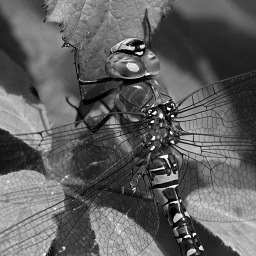
#> input picture DIPSourceHW1.jpg, 256 x 256 px
$ python Wet_part.py   (older library calls are emulated)
#> lines starting #> are read from the running program, lines starting #| are printed output that depends on the picture; after the words box and inside, x2 and y2 are one past the last pixel; in counts of white or black regions, pixels touching at a corner belong together
import scipy.io
import numpy as np
import scipy.misc
from matplotlib import pyplot as plt
from PIL import Image
from scipy import fftpack

#### functions ####

def save_as_img(PSF, index, name, my_format):
    PSF_256 = PSF * 255
    im_PSF = Image.fromarray(PSF_256)
    im_PSF = im_PSF.convert('RGB')
    name_PSF = name + str(index)
    im_PSF.save(name_PSF + my_format)

def normalize(mat):
    return mat / mat.max()

def calculate_psnr(im1, im2):
  MSE = np.mean((im1 - im2) ** 2)
  max_value = im1.max()
  PSNR = 20 * np.log10(max_value / (np.sqrt(MSE)))
  return PSNR


# question 1.1 #


img = plt.imread("DIPSourceHW1.jpg")
#> img is the input picture: shape (256, 256, 3); min 0, max 255, mean 95.5
trajectories = "100_motion_paths.mat"
my_format = ".PNG"
mat = scipy.io.loadmat(trajectories)
#> (reads 100_motion_paths.mat from the repository)

img_np = np.array(img)
img_np = img_np[:, :, 0]
img_np = normalize(img_np)
num_points = mat["X"].shape[1]
num_trajectories = mat["X"].shape[0]


# [10 lines of commented-out code are left out]

MY_IMG = fftpack.fft2(img_np)
dim_0 = img.shape[0]
#> dim_0 = 256
dim_1 = img.shape[1]
#> dim_1 = 256

half_picture = (dim_0 / 2, dim_1 / 2)  # for shifting the psf graph to center
#> half_picture = (128, 128)
RATIO = 3  # multiplying X,Y values by ratio in order to receive a bigger handshake movement

PSF = np.zeros((int(img.shape[0]), int(img.shape[1])))

gs = []
Gs = []

for trajectory in range(num_trajectories):
    for point in range(num_points):
        curr_point = (RATIO * mat["X"][trajectory][point], RATIO * mat["Y"][trajectory][point])
        curr_point = (curr_point[0] + half_picture[0], curr_point[1] + half_picture[1])
        round_curr_point = int(round(curr_point[0])), int(round(curr_point[1]))
        PSF[dim_1 - round_curr_point[1],round_curr_point[0]] += 1

    save_as_img(PSF, trajectory, "PSF_", my_format)
    PSF = PSF / PSF.sum()
    H = fftpack.fft2(PSF)
    G = MY_IMG * H
    g = fftpack.ifft2(G).real
    g = fftpack.ifftshift(g)
    g = normalize(g)
    gs.append(g)
    Gs.append(G)
    save_as_img(g, trajectory, "g_", my_format)
#> this loop made 100 passes
#> pass 1, in save_as_img, `im_PSF = im_PSF.convert('RGB')`:
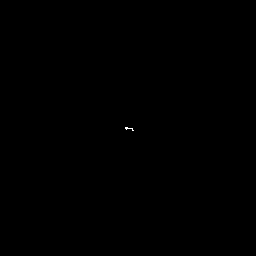
#> im_PSF: PIL image 256x256 RGB; 0.02% white in thin lines or dots, all inside (x1, y1, x2, y2) = (125, 127, 134, 131)
#> pass 1, `g = fftpack.ifft2(G).real`:
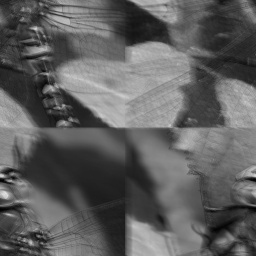
#> g: shape (256, 256) float64; min 0.00602, max 0.884, mean 0.375
#> pass 1, `g = fftpack.ifftshift(g)`:
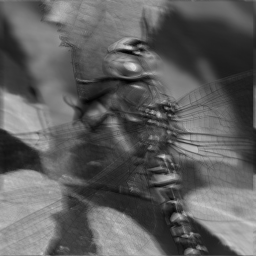
#> g: shape (256, 256) float64; min 0.00602, max 0.884, mean 0.375
#> after the loop:
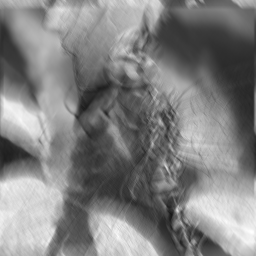
#> g: shape (256, 256) float64; min 0.0875, max 1, mean 0.508
#> after the loop, Gs = 100 items; gs = 100 items


# part 2 #

magnitudes = []
for i in range(num_trajectories):
    G_mag = abs(Gs[i]) ** 30
    magnitudes.append(G_mag)
#> after the loop, magnitudes = 100 items

# [5 lines of commented-out code are left out]


PSNRs = []
F =np.zeros(((dim_0,dim_1)),dtype = 'complex128')
for num_traj in range(num_trajectories):

    # [5 lines of commented-out code are left out]

    sum_of_mags = np.zeros((dim_0, dim_1))
    for k in range(num_traj+1):
        sum_of_mags = sum_of_mags + magnitudes[k]

    Gs_weighted = []
    for i in range(num_traj + 1):
        G_weighted = (magnitudes[i] * Gs[i]) / sum_of_mags
        Gs_weighted.append(G_weighted)

    for curr_num_traj in range(num_traj + 1):
        F = F + Gs_weighted[curr_num_traj]

    f = fftpack.ifft2(F)
    f = fftpack.fftshift(f)
    f = np.array(f)
    f = f / f.max()
    f = f.real

    save_as_img(f, num_traj, "f_", my_format)
    curr_PSNR = calculate_psnr(img_np, f)
    PSNRs.append(curr_PSNR)
#> this loop made 100 passes
#> (MSE in calculate_psnr, PSNR in calculate_psnr, curr_PSNR) on passes 1 to 12: (0.0098, 20.09, 20.09), (0.00872, 20.6, 20.6), (0.00837, 20.77, 20.77), (0.00795, 21, 21), (0.00723, 21.41, 21.41), (0.00684, 21.65, 21.65), (0.00659, 21.81, 21.81), (0.00639, 21.94, 21.94), (0.0062, 22.08, 22.08), (0.00611, 22.14, 22.14), (0.00606, 22.18, 22.18), (0.00603, 22.2, 22.2)
#> pass 1, in save_as_img (call 201), `im_PSF = Image.fromarray(PSF_256)`:
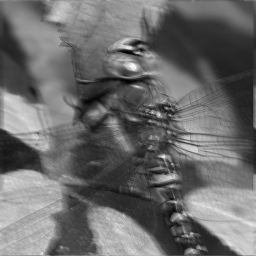
#> im_PSF: PIL image 256x256 F; min 1.74, max 255, mean 108.1
#> after the loop:
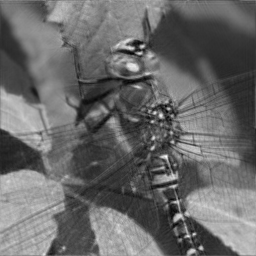
#> f: shape (256, 256) float64; min -0.0532, max 1, mean 0.382; drawn with min black and max white
#> after the loop, PSNRs = 100 values, max 25.05 at index 99, min 20.09 at index 0, mean 23.02


plt.plot(PSNRs)
plt.xlabel("Number of frames")
plt.ylabel("PSNR value")
plt.savefig('PSNR.png')
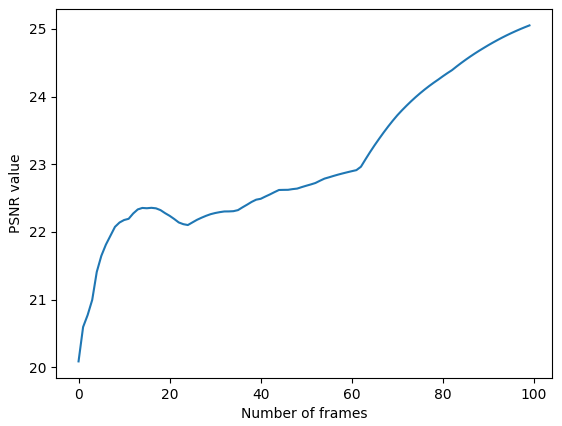
#> figure drawn by matplotlib, 1 panel; curve peaks at x = 99, y = 25.05
